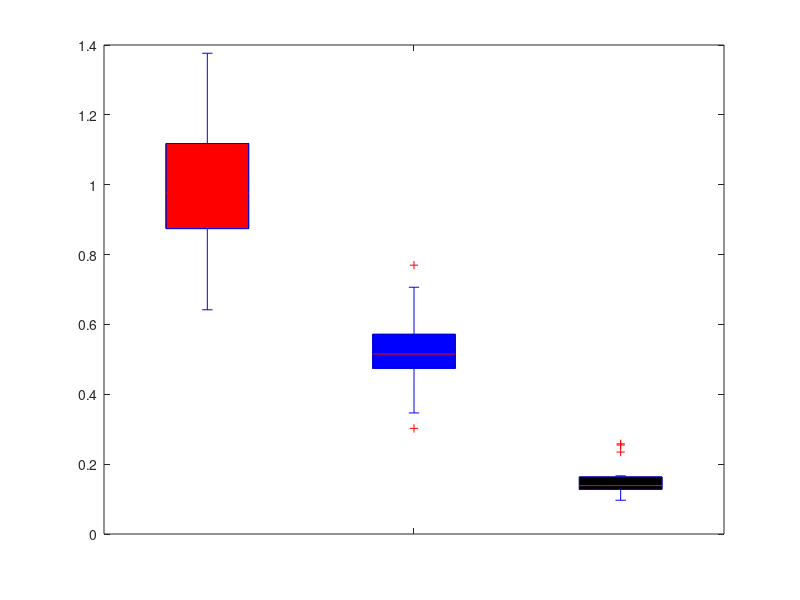

Write the MATLAB code that produced this figure. (Note: this script raises an error after producing the figure.)

clc
clear all

%%Ref: https://uk.mathworks.com/matlabcentral/answers/22-how-do-i-display-different-boxplot-groups-on-the-same-figure-in-matlab
%%%%DDQN Communication
cmad_EE_ = dlmread('ee_M50_congested_cmad.dat');
cmad_ene_ = sum(dlmread('Energy_M50_CMAD2.dat'));
cmad_Cov_ = sum(dlmread('Covered_vehicles_M50_CMAD2.dat'));
cmad_Dep_ = dlmread('deployed_vehicles_M50_CMAD2.dat');
cmad_Cov = cmad_Cov_(200:250)';
cmad_Dep = cmad_Dep_(200:250)';
cmad_CDR =  cmad_Cov./cmad_Dep;
cmad_ee = cmad_EE_(200:250)';

%%%%%%%%
mad_EE_ = dlmread('ee_M50_congested_mad.dat');
mad_ene_ = sum(dlmread('Energy_M50_MAD3.dat'));
mad_Cov_ = sum(dlmread('Covered_vehicles_M50_MAD3.dat'));
mad_Dep_ = dlmread('deployed_vehicles_M50_MAD3.dat');
mad_Cov = mad_Cov_(200:250)';
mad_Dep = mad_Dep_(200:250)';
mad_CDR =  mad_Cov./mad_Dep;
mad_ee = mad_EE_(200:250)';

%%%%%%%%%%%
dace_EE_ = dlmread('ee_m50_congested_dacemad.dat'); %%ee_DEMAD_2.dat
dace_ene_ = sum(dlmread('Energy_data_box_test_4.dat')); %%Energy_DEMAD_test_2.dat
dace_Cov_ = sum(dlmread('Covered_vehicles_box_test_4.dat')); %%Covered_vehicles_DEMAD_2.dat
dace_Dep_ = dlmread('deployed_vehicles_box_test_4.dat'); %%deployed_vehicles_DEMAD_2.dat
dace_Cov = dace_Cov_(200:250)';
dace_Dep = dace_Dep_(200:250)';
dace_CDR =  dace_Cov./dace_Dep;
dace_ee = dace_EE_(200:250)';

%%%%%%%%%
%%%%%%%%%%%
damad_EE_ = dlmread('ee_m50_congested_damad.dat'); %%ee_DEMAD_2.dat


damad_ee = damad_EE_(200:250)';

%%%


%%%%%%%%%
maddpg_EE_ = dlmread('ee_DDPG_M50_con.dat');
maddpg_ene_ = sum(dlmread('Energy_data_box_test_4.dat'));
maddpg_Cov_ = sum(dlmread('Covered_vehicles_DDPG_M50.dat'));
maddpg_Dep_ = dlmread('deployed_vehicles_box_test_4.dat');
maddpg_Cov = maddpg_Cov_(200:250)';
maddpg_Dep = maddpg_Dep_(200:250)';
maddpg_CDR =  maddpg_Cov./maddpg_Dep;
maddpg_ee = maddpg_EE_(50:100)';

%%%%%%%%%%%

f=figure;   

normVal = mean(dace_ee);
CMAD_ee = [cmad_ee]./normVal;
MAD_ee = [mad_ee]./normVal;
DDPG_ee = [maddpg_ee]./normVal;
DACE_ee = [dace_ee]./normVal;
DAMAD_ee = [damad_ee]./normVal;
m1= max(DACE_ee(:));
m2=  max(DDPG_ee(:));
m3= max(MAD_ee(:));
m4 = max(CMAD_ee(:));
maxVal = max(m1, max(m2,max(m3,m4))); 



xx_mad_over_cmad = mean(DACE_ee) - mean(CMAD_ee)
damad_imp = mean(DACE_ee) - mean(DAMAD_ee)
mad_imp = mean(DACE_ee) - mean(MAD_ee)
cmad_imp = mean(DACE_ee) - mean(CMAD_ee)
DDPG_imp = mean(DACE_ee) - mean(DDPG_ee)


position_dace_ee = 2;  % Define position 
box_dace_ee = boxplot(DACE_ee,'colors','r','positions',position_dace_ee,'width',1, 'BoxStyle',"filled");
set(gca,'XTickLabel',{' '})  % Erase xlabels   
hold on

position_damad = 4;  
box_DAMAD_ee = boxplot(DAMAD_ee,'colors','b','positions',position_damad,'width',1, 'BoxStyle',"filled"); 
set(gca,'XTickLabel',{' '})  % Erase xlabels   
hold on  % Keep the Month_O boxplots on figure overlap the Month_S boxplots 

position_cmad = 6;  
box_CMAD_ee = boxplot(CMAD_ee,'colors','k','positions',position_cmad,'width',1, 'BoxStyle',"filled"); 
set(gca,'XTickLabel',{' '})  % Erase xlabels   
hold on  % Keep the Month_O boxplots on figure overlap the Month_S boxplots   

position_mad = 8;  
box_MAD_ee = boxplot(max(0.018,MAD_ee),'colors','g','positions',position_mad,'width',1, 'BoxStyle',"filled"); 
set(gca,'XTickLabel',{' '})  % Erase xlabels   
hold on  % Keep the Month_O boxplots on figure overlap the Month_S boxplots   

 

%DDPG_ee = normalize(DDPG_ee, 2, 'range', [0, 1]);
position_DDPG_ee = 10;  % Define position for 12 Month_S boxplots  
box_DDPG_ee = boxplot(max(0.0016, DDPG_ee),'colors','c','positions',position_DDPG_ee,'width',1, 'BoxStyle',"filled"); 

%%%
hold on  


%rand_ee = normalize(rand_ee, 2, 'range', [0, 1]);


%c = get(gca, 'Children');
legend(findobj(gca,'Tag','Box'), 'MADDPG', 'MAD-DDQN', 'CMAD-DDQN', 'DAMAD-DDQN', 'DACEMAD-DDQN', 'Location', 'best')
%hleg1 = legend([c(4) c(3) c(2) c(1)], 'CMAD-DDQN', 'MAD-DDQN', 'MADDPG [3]', 'DACEMAD-DDQN');

%grid on;
grid minor;
hold off;   
ylabel('Normalised Energy Efficiency \eta','Fontsize',16);
xlabel('Approaches') 
 
set(gca, 'FontSize', 14, 'XTickLabelRotation', 30, 'XTickLabel',{})
ax = gca;
ax.YAxis.Scale ="log";
axis([0.8 11.8 0.00026 1.7])

%set(gca,'XTickLabel',{'2-Agents', '4-Agents', '6-Agents', '8-Agents', '10-Agents', '12-Agents'});   
%%% To hide outliers 
out_O = box_MAD_ee(end,~isnan(box_MAD_ee(end,:)));  
delete(out_O)  
out_S = box_DDPG_ee(end,~isnan(box_DDPG_ee(end,:)));  
delete(out_S)
out_K = box_dace_ee(end,~isnan(box_dace_ee(end,:)));  
delete(out_K)
out_D = box_CMAD_ee(end,~isnan(box_CMAD_ee(end,:)));  
delete(out_D)
out_A = box_DAMAD_ee(end,~isnan(box_DAMAD_ee(end,:)));  
delete(out_A)  
  











%%ylabel('Normalised Energy Efficiency \eta','Fontsize',16);
